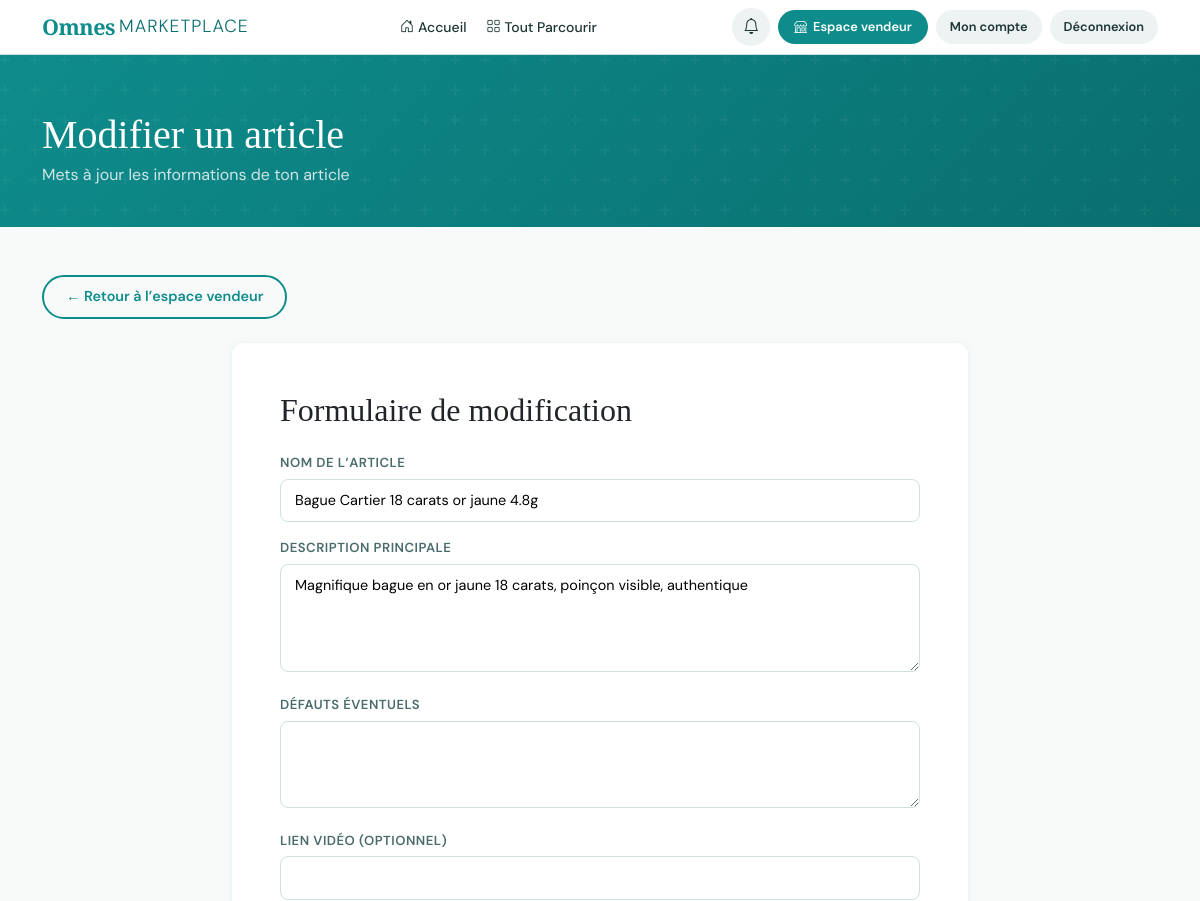
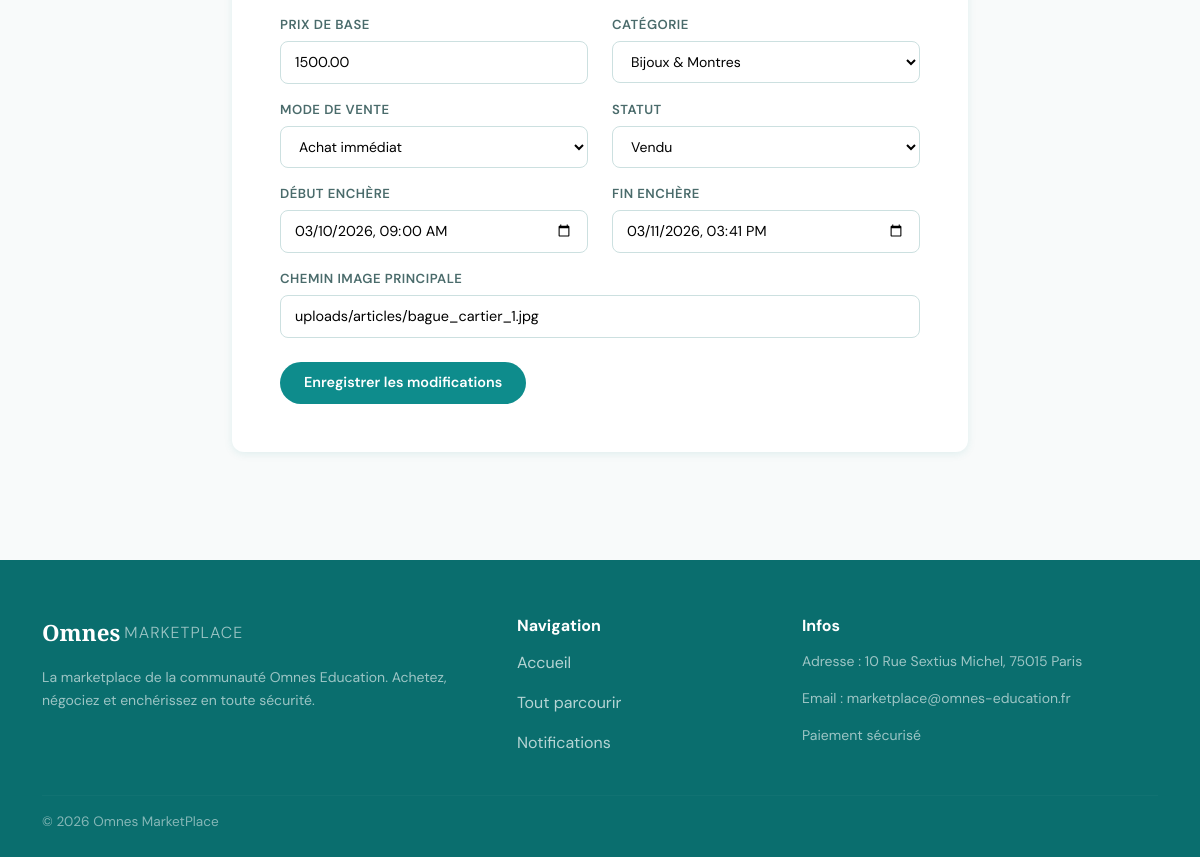
/edit-article.php?id=1 (signed in), run on the app's committed database (2 pictures, top to bottom).
### tables this page shows
CREATE TABLE `article` (
  `idArticle` int(11) NOT NULL,
  `nom` varchar(200) NOT NULL,
  `description_qualite` text,
  `description_defaut` text,
  `prix_base` decimal(10,2) NOT NULL,
  `mode_vente` enum('immediat','negotiation','enchere') NOT NULL,
  `status` enum('disponible','vendu','en_cours','supprime') DEFAULT 'disponible',
  `date_publication` datetime DEFAULT CURRENT_TIMESTAMP,
  `date_debut_enchere` datetime DEFAULT NULL,
  `date_fin_enchere` datetime DEFAULT NULL,
  `video_url` varchar(255) DEFAULT NULL,
  `idVendeur` int(11) NOT NULL,
  `idCategorie` int(11) NOT NULL
);

CREATE TABLE `categorie` (
  `idCategorie` int(11) NOT NULL,
  `libelle` varchar(150) NOT NULL,
  `type_marchandise` enum('rare','haute_gamme','regulier') NOT NULL
);

CREATE TABLE `photo_article` (
  `idPhoto` int(11) NOT NULL,
  `url_photo` varchar(255) NOT NULL,
  `ordre` int(11) DEFAULT '1',
  `idArticle` int(11) NOT NULL
);

### includes/helpers.php (called while the page is built, shortened)
<?php
function h(string $str): string {
    return htmlspecialchars($str, ENT_QUOTES, 'UTF-8');
}

### edit-article.php (the view, shortened to what this page needs)
<?php
require_once __DIR__ . '/includes/helpers.php';
require_once __DIR__ . '/includes/ui.php';
$pdo = db();
$idVendeur = currentUserId();
$idArticle = (int)($_GET['id'] ?? $_POST['idArticle'] ?? 0);
$stmt = $pdo->prepare("
    SELECT *
    FROM article
    WHERE idArticle = ? AND idVendeur = ?
    LIMIT 1
");
$stmt->execute([$idArticle, $idVendeur]);
$article = $stmt->fetch();
$stmt = $pdo->query("
    SELECT idCategorie, libelle
    FROM categorie
    ORDER BY libelle ASC
");
$categories = $stmt->fetchAll();
$stmt = $pdo->prepare("
    SELECT *
    FROM photo_article
    WHERE idArticle = ?
    ORDER BY ordre ASC, idPhoto ASC
    LIMIT 1
");
$stmt->execute([$idArticle]);
$photoPrincipale = $stmt->fetch();
$nom = $article['nom'] ?? '';
$descriptionQualite = $article['description_qualite'] ?? '';
$descriptionDefaut = $article['description_defaut'] ?? '';
$videoUrl = $article['video_url'] ?? '';
$prixBase = $article['prix_base'] ?? '';
$modeVente = $article['mode_vente'] ?? 'immediat';
$status = $article['status'] ?? 'disponible';
$idCategorie = (int)($article['idCategorie'] ?? 0);
$dateDebutEnchere = !empty($article['date_debut_enchere']) ? date('Y-m-d\TH:i', strtotime($article['date_debut_enchere'])) : '';
$dateFinEnchere = !empty($article['date_fin_enchere']) ? date('Y-m-d\TH:i', strtotime($article['date_fin_enchere'])) : '';
$imagePath = $photoPrincipale['url_photo'] ?? '';
?>
<div class="page-hero">
    <div class="container">
        <h1 class="mt-2 mb-1">Modifier un article</h1>
        <p style="color:rgba(255,255,255,.8);margin:0;">
            Mets à jour les informations de ton article
        </p>
    </div>
</div>
<div class="container py-5">
    <div class="mb-4">
        <a href="<?= BASE_URL ?>/seller.php" class="btn btn-outline-omnes">← Retour à l’espace vendeur</a>
    </div>
    <div class="row justify-content-center">
        <div class="col-lg-8">
            <div class="card card-omnes p-4 p-lg-5">
                <h2 class="font-display mb-4">Formulaire de modification</h2>
                <form method="POST" action="">
                    <div class="mb-3">
                        <label class="form-label-omnes">Nom de l’article</label>
                        <input type="text" name="nom" value="<?= h($nom) ?>" class="form-control-omnes" required>
                    </div>
                    <div class="mb-3">
                        <label class="form-label-omnes">Description principale</label>
                        <textarea name="description_qualite" class="form-control-omnes" rows="4" required><?= h($descriptionQualite) ?></textarea>
                    </div>
                    <div class="mb-3">
                        <label class="form-label-omnes">Défauts éventuels</label>
                        <textarea name="description_defaut" class="form-control-omnes" rows="3"><?= h($descriptionDefaut) ?></textarea>
                    </div>
                    <div class="mb-3">
                        <label class="form-label-omnes">Lien vidéo (optionnel)</label>
                        <input type="text" name="video_url" value="<?= h($videoUrl) ?>" class="form-control-omnes">
                    </div>
                    <div class="row">
                        <div class="col-md-6 mb-3">
                            <label class="form-label-omnes">Prix de base</label>
                            <input type="number" name="prix_base" step="0.01" value="<?= h((string)$prixBase) ?>" class="form-control-omnes" required>
                        </div>
                        <div class="col-md-6 mb-3">
                            <label class="form-label-omnes">Catégorie</label>
                            <select name="idCategorie" class="form-select-omnes" required>
                                <?php foreach ($categories as $cat): ?>
                                    <option value="<?= (int)$cat['idCategorie'] ?>" <?= $idCategorie === (int)$cat['idCategorie'] ? 'selected' : '' ?>>
                                        <?= h($cat['libelle']) ?>
                                    </option>
                                <?php endforeach; ?>
                            </select>
                        </div>
                    </div>
                    <div class="row">
                        <div class="col-md-6 mb-3">
                            <label class="form-label-omnes">Mode de vente</label>
                            <select name="mode_vente" class="form-select-omnes" required>
                                <option value="immediat" <?= $modeVente === 'immediat' ? 'selected' : '' ?>>Achat immédiat</option>
                            </select>
                        </div>
                        <div class="col-md-6 mb-3">
                            <label class="form-label-omnes">Statut</label>
                            <select name="status" class="form-select-omnes" required>
                                <option value="vendu" <?= $status === 'vendu' ? 'selected' : '' ?>>Vendu</option>
                            </select>
                        </div>
                    </div>
                    <div class="row">
                        <div class="col-md-6 mb-3">
                            <label class="form-label-omnes">Début enchère</label>
                            <input type="datetime-local" name="date_debut_enchere" value="<?= h($dateDebutEnchere) ?>" class="form-control-omnes">
                        </div>
                        <div class="col-md-6 mb-3">
                            <label class="form-label-omnes">Fin enchère</label>
                            <input type="datetime-local" name="date_fin_enchere" value="<?= h($dateFinEnchere) ?>" class="form-control-omnes">
                        </div>
                    </div>
                    <div class="mb-4">
                        <label class="form-label-omnes">Chemin image principale</label>
                        <input type="text" name="image_path" value="<?= h($imagePath) ?>" class="form-control-omnes" placeholder="Ex : assets/images/macbook.jpg">
                    </div>
                    <button type="submit" class="btn btn-primary-omnes">Enregistrer les modifications</button>
                </form>
            </div>
        </div>
    </div>
</div>

### assets/css/style.css (style rules this page uses)
:root { --primary: #0e8c8c; --primary-dark: #0a6e6e; --primary-light: #14b0b0; --primary-pale: #e0f5f5; --accent: #f7a800; --accent-dark: #d48f00; --white: #ffffff; --gray-50: #f8fafa; --gray-100: #edf2f2; --gray-200: #d4e4e4; --gray-600: #4a6b6b; --gray-800: #1e3535; --text: #1e3535; --text-muted: #5a7a7a; --border: #cce0e0; --shadow-sm: 0 2px 8px rgba(14,140,140,.10); --shadow-md: 0 6px 24px rgba(14,140,140,.15); --shadow-lg: 0 16px 48px rgba(14,140,140,.18); --radius: 12px; --radius-sm: 8px; --radius-lg: 20px; }
* { box-sizing: border-box; margin: 0; padding: 0; }
body { font-family: 'DM Sans', sans-serif; background: var(--gray-50); color: var(--text); min-height: 100vh; display: flex; flex-direction: column; }
h1,h2,h3,.font-display { font-family: 'Playfair Display', serif; }
.card-omnes { border: none; border-radius: var(--radius); box-shadow: var(--shadow-sm); transition: box-shadow .25s, transform .25s; overflow: hidden; background: white; }
.btn-primary-omnes { background: var(--primary); border: none; color: white; border-radius: 50px; padding: 10px 24px; font-weight: 600; font-size: .9rem; transition: all .2s; cursor: pointer; }
.btn-outline-omnes { border: 2px solid var(--primary); color: var(--primary); background: transparent; border-radius: 50px; padding: 9px 22px; font-weight: 600; font-size: .9rem; transition: all .2s; cursor: pointer; text-decoration: none; display: inline-block; }
.page-hero { background: linear-gradient(135deg, var(--primary) 0%, var(--primary-dark) 100%); color: white; padding: 48px 0 40px; position: relative; overflow: hidden; }
.page-hero::before { content:''; position:absolute; inset:0; }
.page-hero h1 { font-family: 'Playfair Display', serif; margin-bottom: 8px; }
.form-control-omnes { border: 1.5px solid var(--border); border-radius: var(--radius-sm); padding: 10px 14px; font-size: .9rem; transition: border-color .2s, box-shadow .2s; background: white; width: 100%; font-family: 'DM Sans', sans-serif; }
.form-label-omnes { font-weight: 600; font-size: .82rem; color: var(--gray-600); margin-bottom: 6px; display: block; text-transform: uppercase; letter-spacing: .5px; }
.form-select-omnes { border: 1.5px solid var(--border); border-radius: var(--radius-sm); padding: 10px 14px; font-size: .875rem; background: white; width: 100%; font-family: 'DM Sans', sans-serif; cursor: pointer; }

### data on the page
article: nom "Bague Cartier 18 carats or jaune 4.8g", description_qualite "Magnifique bague en or jaune 18 carats, poinçon visible, authentique", prix_base "1500.00", idCategorie "Bijoux & Montres", mode_vente "Achat immédiat", status "Vendu", date_debut_enchere "03/10/2026 09:00", date_fin_enchere "03/11/2026 15:41"
photo_article: image_path "uploads/articles/bague_cartier_1.jpg"
